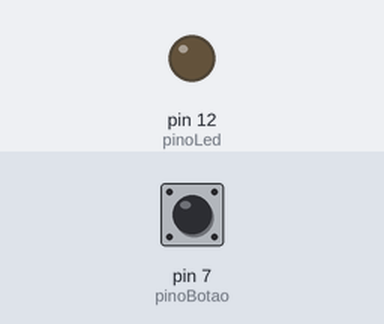
Bench run of a sketch on a simulated Arduino Uno, built with avr-gcc and run on an emulated ATmega328P. Parts: output pins drawn as LEDs (lit = HIGH). Dashed ring = blinking. The test bench sets the inputs (shaded band); at power-on: pin 7 (pinoBotao) LOW.

Above: at 1.2 s.
1.3 s: pin 7 (pinoBotao) pulled HIGH for 0.15 s
At 1.7 s:
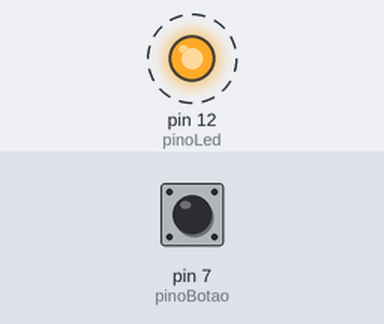
Timing chart, 0 to 8.3 s (numbered marks = the images above; inputs shaded):
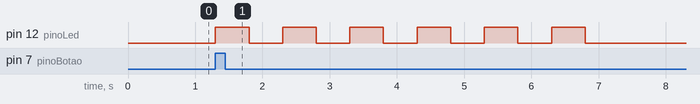

The sketch:

For.ino
```cpp
int pinoBotao = 7;
int pinoLed = 12;
void setup()
{
  pinMode(pinoBotao, INPUT);
  pinMode(pinoLed, OUTPUT);
}
void loop()
{
  int conta;
  int estadoBotao = digitalRead(pinoBotao);
  if(estadoBotao == HIGH){
    for(conta = 0; conta <= 5; conta ++){
  		digitalWrite(pinoLed, HIGH);
  		delay(500);
  		digitalWrite(pinoLed, LOW);
  		delay(500);
    }
  }
}
```

Measured:
- after the input at 1.3 s, pin 12 (pinoLed): alternates HIGH for 0.50 s and LOW for 0.50 s, 12 changes in all, then stays LOW, starting at once
